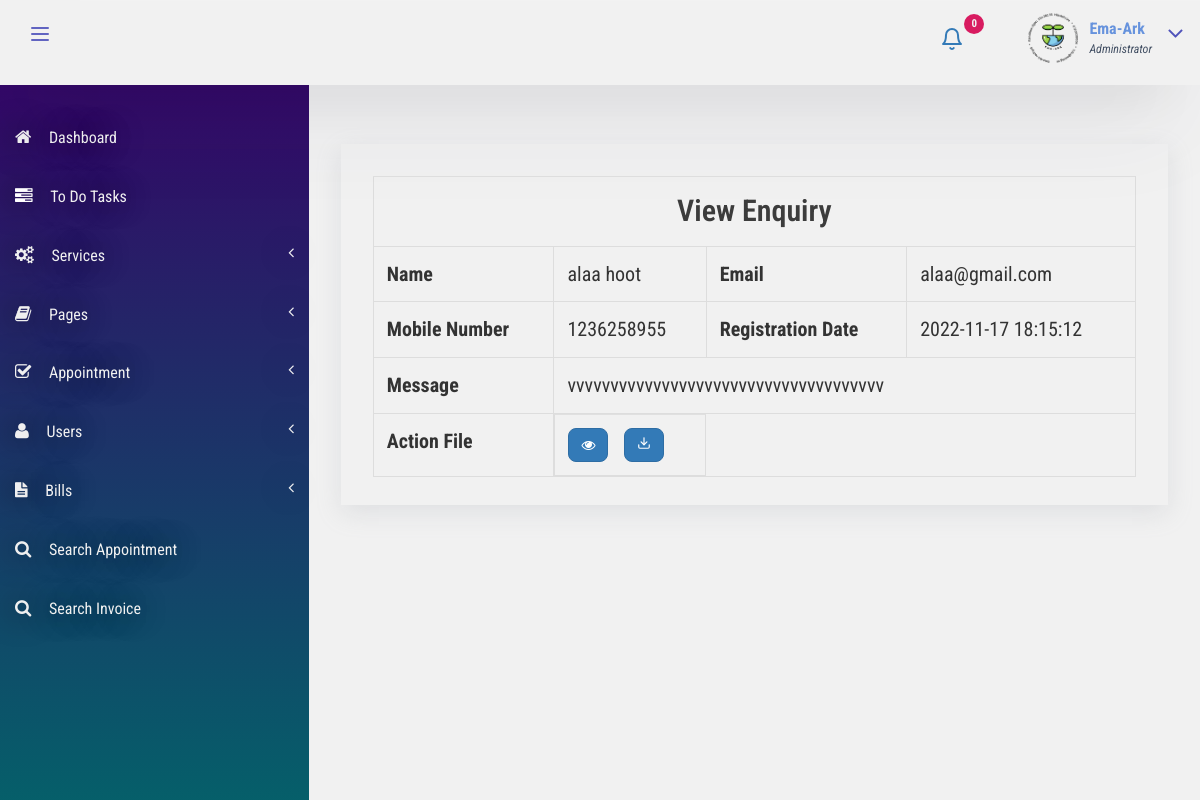
/admin/view-enquiry.php?viewid=58 (signed in), run on the app's committed database.
### tables this page shows
CREATE TABLE `tbluser` (
  `ID` int(10) NOT NULL,
  `FirstName` varchar(120) DEFAULT NULL,
  `LastName` varchar(250) DEFAULT NULL,
  `MobileNumber` bigint(10) DEFAULT NULL,
  `Email` varchar(120) DEFAULT NULL,
  `Password` varchar(120) DEFAULT NULL,
  `message` text NOT NULL,
  `RegDate` timestamp NULL DEFAULT current_timestamp(),
  `IsRead` int(5) DEFAULT NULL,
  `filename` varchar(255) NOT NULL
);

### admin/view-enquiry.php (the view, shortened to what this page needs)
<?php
include 'includes/dbconnection.php';
if (strlen($_SESSION['bpmsaid'] == 0)) {
    header('location:logout.php');
} else {
    $vid = $_GET['viewid'];
?>
<!DOCTYPE HTML>
<html>
<head>
    <link href="css/bootstrap.css" rel='stylesheet' type='text/css' />
    <link href="css/style.css" rel='stylesheet' type='text/css' />
    <link href="css/font-awesome.css" rel="stylesheet">
    <link href="css/animate.css" rel="stylesheet" type="text/css" media="all">
    <link href="css/custom.css" rel="stylesheet">
</head>
<body class="cbp-spmenu-push">
    <div class="main-content">
        <?php include_once 'includes/sidebar.php'; ?>
        <?php include_once 'includes/header.php'; ?>
        <div id="page-wrapper">
            <div class="main-page">
                <div class="tables">
                    <div class="table-responsive bs-example widget-shadow">
                        <?php
                            $ret = mysqli_query($con, "select * from tbluser where ID=$vid");
                            while ($row = mysqli_fetch_array($ret)) {
                            ?>
                        <table class="table table-bordered mg-b-0" style="font-size: 20px;">
                            <tr style="color: blue;font-size: 30px;text-align: center;">
                                <td colspan="4" style="
color: #0f0f0f;
    font-weight: 600;
    opacity: 80%;
                                ">View Enquiry</td>
                            </tr>
                            <tr>
                                <th>Name</th>
                                <td><?php echo $row['FirstName'] . " " . $row['LastName']; ?></td>
                                <th>Email</th>
                                <td><?php echo $row['Email']; ?></td>
                            </tr>
                            <tr>
                                <th>Mobile Number</th>
                                <td><?php echo $row['MobileNumber']; ?></td>
                                <th>Registration Date</th>
                                <td><?php echo $row['RegDate']; ?></td>
                            </tr>
                            <tr>
                                <th>Message</th>
                                <td colspan="4"><?php echo $row['message']; ?></td>
                            </tr>
                            <tr>
                                <th>Action File</th>
                                <?php
                                        $filename = $row['filename'];
                                        if (!empty($filename)) {
                                            echo "<td style='display: flex; gap: 16px;'>
          <a class='btn btn-primary' href='../uploads/$filename' target='_blank'>
            <i class='fa fa-eye' aria-hidden='true'></i>
          </a>
          <a class='btn btn-primary' href='../uploads/$filename' download>
            <svg xmlns='http://www.w3.org/2000/svg' width='14' height='14' viewBox='0 0 24 24' fill='none' stroke='currentColor' stroke-width='2' stroke-linecap='round' stroke-linejoin='round'>
              <path d='M21 15v4a2 2 0 0 1-2 2H5a2 2 0 0 1-2-2v-4'></path>
              <polyline points='7 10 12 15 17 10'></polyline>
              <line x1='12' y1='15' x2='12' y2='3'></line>
            </svg>
          </a>
        </td>";
                                        } else {
                                            echo "<td><span style='color:red; font-weight:bold;'>The user did not upload any file when registering</span></td>";
                                        }
                                        ?>
                            </tr>
                        </table>
                        <?php $cnt = $cnt + 1;
                            } ?>
                    </div>
                </div>
            </div>
        </div>
    </div>
</body>
</html>
<?php } ?>

### admin/includes/header.php (shortened to what this page needs)
<div class="sticky-header header-section ">
    <div class="header-left">
        <button id="showLeftPush"><svg xmlns="http://www.w3.org/2000/svg" width="24" height="24" viewBox="0 0 24 24" fill="none" stroke="currentColor" stroke-width="2" stroke-linecap="round" stroke-linejoin="round">
                <line x1="4" y1="12" x2="20" y2="12"></line>
                <line x1="4" y1="6" x2="20" y2="6"></line>
                <line x1="4" y1="18" x2="20" y2="18"></line>
            </svg></button>
        <div class="clearfix"> </div>
    </div>
    <div class="header-right">
        <div class="profile_details_left">
            <ul class="nofitications-dropdown">
                <?php
                $ret1 = mysqli_query($con, "select tbluser.FirstName,tbluser.LastName,tblbook.ID as bid,tblbook.AptNumber from tblbook join tbluser on tbluser.ID=tblbook.UserID where tblbook.Status is null");
                $num = mysqli_num_rows($ret1);
                ?>
                <li class="dropdown head-dpdn">
                    <a href="#" class="dropdown-toggle" data-toggle="dropdown" aria-expanded="false">
                        <svg xmlns="http://www.w3.org/2000/svg" width="24" height="24" viewBox="0 0 24 24" fill="none" stroke="currentColor" stroke-width="2" stroke-linecap="round" stroke-linejoin="round">
                            <path d="M18 8A6 6 0 0 0 6 8c0 7-3 9-3 9h18s-3-2-3-9"></path>
                            <path d="M13.73 21a2 2 0 0 1-3.46 0"></path>
                        </svg>
                        <span class="badge blue"><?php echo $num; ?></span></a>
                </li>
            </ul>
            <div class="clearfix"> </div>
        </div>
        <div class="profile_details">
            <?php
            $adid = $_SESSION['bpmsaid'];
            $ret = mysqli_query($con, "select AdminName from tbladmin where ID='$adid'");
            $row = mysqli_fetch_array($ret);
            $name = $row['AdminName'];
            ?>
            <ul>
                <li class="dropdown profile_details_drop">
                    <a href="#" class="dropdown-toggle" data-toggle="dropdown" aria-expanded="false">
                        <div class="profile_img">
                            <span class="prfil-img"><img src="./images/logo2-removebg-preview.png" alt="" width="50" height="50"> </span>
                            <div class="user-name">
                                <p><?php echo $name; ?></p>
                                <span>Administrator</span>
                            </div>
                            <i class="fa fa-angle-down lnr"></i>
                            <div class="clearfix"></div>
                        </div>
                    </a>
                </li>
            </ul>
        </div>
    </div>
    <div class="clearfix"> </div>
</div>

### admin/css/style.css (style rules this page uses)
ul, ol { margin: 0; }
p { margin: 0; }
html, body { font-family: "Roboto Condensed", sans-serif;font-size: 100%;overflow-x: hidden;background: #f1f1f1; }
body a { transition: 0.5s all ease;-webkit-transition: 0.5s all ease;-moz-transition: 0.5s all ease;-o-transition: 0.5s all ease;-ms-transition: 0.5s all ease;text-decoration: none; }
ul, label { margin: 0;padding: 0; }
.main-content { position: relative; }
.sticky-header { position: fixed;top: 0;left: 0px;width: 100%;z-index: 100; }
.header-section { background: #f1f1f1;box-shadow: rgba(255, 255, 255, 0.1) 0px 1px 1px 0px inset, rgba(50, 50, 93, 0.099) 0px 50px 100px -20px, rgba(0, 0, 0, 0.159) 0px 30px 60px -30px; }
.header-section::after { clear: both;display: block;content: ""; }
.header-left { float: left;width: 45%; }
.header-right { float: right; }
button#showLeftPush { font-size: 1.5em;width: 80px;padding: 0.87em 0;text-align: center;cursor: pointer;float: left;color: #6f6f6f;-moz-transition: all 0.2s ease-out 0s;-webkit-transition: all 0.2s ease-out 0s;transition: all 0.2s ease-out 0s;border: none;background-color: #f1f1f1;outline: none; }
.cbp-spmenu-push { overflow-x: hidden;position: relative; }
.cbp-spmenu, .cbp-spmenu-push { -webkit-transition: all 0.3s ease;-moz-transition: all 0.3s ease;transition: all 0.3s ease; }
.cbp-spmenu-push div#page-wrapper { margin: 0 0 0 19.3em;transition: 0.5s all;-webkit-transition: 0.5s all;-moz-transition: 0.5s all; }
.fa { display: inline-block;font-family: FontAwesome;font-style: normal;font-weight: normal;line-height: 1;-webkit-font-smoothing: antialiased;-moz-osx-font-smoothing: grayscale; }
.profile_details_left { float: left; }
li.dropdown.head-dpdn { display: inline-block;padding: 1.7em 0;float: left; }
li.dropdown.head-dpdn a.dropdown-toggle { padding: 1.7em 2em; }
.header-right span.badge { font-size: 11px;font-weight: bold;color: #f1f1f1;background: #8bc34a;line-height: 15px;width: 20px;height: 20px;border-radius: 2em;-webkit-border-radius: 2em;-moz-border-radius: 2em;-o-border-radius: 2em;text-align: center;display: inline-block;position: absolute;top: 16%;padding: 2px 0 0; }
.header-right span.blue { background-color: #d81b60; }
.profile_details { float: right; }
.profile_details_drop a.dropdown-toggle { display: block;padding: 0.8em 3em 0 2em; }
.profile_img span.prfil-img { float: left; }
.user-name { float: left;margin-top: 8px;margin-left: 11px;height: 35px; }
.profile_details ul li { list-style-type: none;position: relative; }
.profile_details li a i.fa.lnr { position: absolute;top: 34%;right: 8%;color: #4f52ba;font-size: 1.6em; }
.user-name p { font-size: 1em;color: #6793dd;line-height: 1em;font-weight: 700; }
.user-name span { font-size: 0.75em;font-style: italic;color: #424f63;font-weight: normal;margin-top: 0.3em; }
.widget-shadow { background-color: #f1f1f1;box-shadow: rgba(149, 157, 165, 0.2) 0px 8px 24px; }
.table > thead > tr > th, .table > tbody > tr > th, .table > tfoot > tr > th, .table > thead > tr > td, .table > tbody > tr > td, .table > tfoot > tr > td { border-top: none; }
.tables .panel-body, .tables .bs-example { padding: 2em 2em 0.5em; }
.tables .table > thead > tr > th, .tables .table > tbody > tr > th, .tables .table > tfoot > tr > th, .tables .table > thead > tr > td, .tables .table > tbody > tr > td, .tables .table > tfoot > tr > td { padding: 13px;border-top: 1px solid #e0e0e0; }
.bs-example { margin-top: 2em; }

### admin/css/custom.css (style rules this page uses)
#page-wrapper { padding : 7em 2em 2.5em;background-color: linear-gradient(to bottom, hsl(236, 50%, 98%), hsl(236, 50%, 94%)); }

### data on the page
tbluser: FirstName "alaa", LastName "hoot", Email "alaa@gmail.com", MobileNumber "1236258955", RegDate "2022-11-17 18:15:12", message "vvvvvvvvvvvvvvvvvvvvvvvvvvvvvvvvvvvvv"

### other printed values
$num "0"
$name "Ema-Ark"
